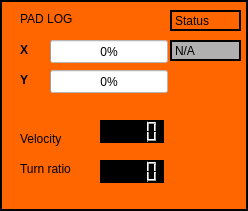
   <widget class="QFrame" name="xboxArmedFrame">
    <property name="geometry">
     <rect>
      <x>0</x>
      <y>330</y>
      <width>248</width>
      <height>211</height>
     </rect>
    </property>
    <property name="palette">
     <palette>
      <active>
       <colorrole role="Button">
        <brush brushstyle="SolidPattern">
         <color alpha="255">
          <red>255</red>
          <green>102</green>
          <blue>0</blue>
         </color>
        </brush>
       </colorrole>
       <colorrole role="Midlight">
        <brush brushstyle="SolidPattern">
         <color alpha="255">
          <red>77</red>
          <green>77</green>
          <blue>77</blue>
         </color>
        </brush>
       </colorrole>
       <colorrole role="Text">
        <brush brushstyle="SolidPattern">
         <color alpha="255">
          <red>255</red>
          <green>102</green>
          <blue>0</blue>
         </color>
        </brush>
       </colorrole>
       <colorrole role="Base">
        <brush brushstyle="SolidPattern">
         <color alpha="255">
          <red>255</red>
          <green>102</green>
          <blue>0</blue>
         </color>
        </brush>
       </colorrole>
       <colorrole role="Window">
        <brush brushstyle="SolidPattern">
         <color alpha="255">
          <red>255</red>
          <green>102</green>
          <blue>0</blue>
         </color>
        </brush>
       </colorrole>
      </active>
      <inactive>
       <colorrole role="Button">
        <brush brushstyle="SolidPattern">
         <color alpha="255">
          <red>255</red>
          <green>102</green>
          <blue>0</blue>
         </color>
        </brush>
       </colorrole>
       <colorrole role="Midlight">
        <brush brushstyle="SolidPattern">
         <color alpha="255">
          <red>77</red>
          <green>77</green>
          <blue>77</blue>
         </color>
        </brush>
       </colorrole>
       <colorrole role="Text">
        <brush brushstyle="SolidPattern">
         <color alpha="255">
          <red>255</red>
          <green>102</green>
          <blue>0</blue>
         </color>
        </brush>
       </colorrole>
       <colorrole role="Base">
        <brush brushstyle="SolidPattern">
         <color alpha="255">
          <red>255</red>
          <green>102</green>
          <blue>0</blue>
         </color>
        </brush>
       </colorrole>
       <colorrole role="Window">
        <brush brushstyle="SolidPattern">
         <color alpha="255">
          <red>255</red>
          <green>102</green>
          <blue>0</blue>
         </color>
        </brush>
       </colorrole>
      </inactive>
      <disabled>
       <colorrole role="Button">
        <brush brushstyle="SolidPattern">
         <color alpha="255">
          <red>255</red>
          <green>102</green>
          <blue>0</blue>
         </color>
        </brush>
       </colorrole>
       <colorrole role="Midlight">
        <brush brushstyle="SolidPattern">
         <color alpha="255">
          <red>77</red>
          <green>77</green>
          <blue>77</blue>
         </color>
        </brush>
       </colorrole>
       <colorrole role="Text">
        <brush brushstyle="SolidPattern">
         <color alpha="255">
          <red>120</red>
          <green>120</green>
          <blue>120</blue>
         </color>
        </brush>
       </colorrole>
       <colorrole role="Base">
        <brush brushstyle="SolidPattern">
         <color alpha="255">
          <red>255</red>
          <green>102</green>
          <blue>0</blue>
         </color>
        </brush>
       </colorrole>
       <colorrole role="Window">
        <brush brushstyle="SolidPattern">
         <color alpha="255">
          <red>255</red>
          <green>102</green>
          <blue>0</blue>
         </color>
        </brush>
       </colorrole>
      </disabled>
     </palette>
    </property>
    <property name="styleSheet">
     <string notr="true">background-color: rgb(255, 102, 0);</string>
    </property>
    <property name="frameShape">
     <enum>QFrame::Panel</enum>
    </property>
    <property name="frameShadow">
     <enum>QFrame::Plain</enum>
    </property>
    <property name="lineWidth">
     <number>2</number>
    </property>
    <property name="midLineWidth">
     <number>9</number>
    </property>
    <widget class="QProgressBar" name="progressBarY">
     <property name="geometry">
      <rect>
       <x>50</x>
       <y>70</y>
       <width>118</width>
       <height>23</height>
      </rect>
     </property>
     <property name="styleSheet">
      <string notr="true">background-color: rgb(255, 255, 255);</string>
     </property>
     <property name="value">
      <number>0</number>
     </property>
    </widget>
    <widget class="QProgressBar" name="progressBarX">
     <property name="geometry">
      <rect>
       <x>50</x>
       <y>40</y>
       <width>118</width>
       <height>23</height>
      </rect>
     </property>
     <property name="styleSheet">
      <string notr="true">background-color: rgb(255, 255, 255);</string>
     </property>
     <property name="value">
      <number>0</number>
     </property>
    </widget>
    <widget class="QLabel" name="armedStatusLabel">
     <property name="geometry">
      <rect>
       <x>170</x>
       <y>40</y>
       <width>71</width>
       <height>21</height>
      </rect>
     </property>
     <property name="styleSheet">
      <string notr="true">background-color: rgb(176, 176, 176);</string>
     </property>
     <property name="frameShape">
      <enum>QFrame::Box</enum>
     </property>
     <property name="lineWidth">
      <number>2</number>
     </property>
     <property name="text">
      <string>N/A</string>
     </property>
     <property name="textFormat">
      <enum>Qt::AutoText</enum>
     </property>
    </widget>
    <widget class="QLabel" name="label_13">
     <property name="geometry">
      <rect>
       <x>20</x>
       <y>70</y>
       <width>21</width>
       <height>20</height>
      </rect>
     </property>
     <property name="font">
      <font>
       <weight>75</weight>
       <bold>true</bold>
      </font>
     </property>
     <property name="text">
      <string>Y</string>
     </property>
    </widget>
    <widget class="QLabel" name="label_9">
     <property name="geometry">
      <rect>
       <x>20</x>
       <y>40</y>
       <width>21</width>
       <height>20</height>
      </rect>
     </property>
     <property name="font">
      <font>
       <weight>75</weight>
       <bold>true</bold>
      </font>
     </property>
     <property name="text">
      <string>X</string>
     </property>
    </widget>
    <widget class="QLabel" name="label_22">
     <property name="geometry">
      <rect>
       <x>170</x>
       <y>10</y>
       <width>71</width>
       <height>21</height>
      </rect>
     </property>
     <property name="styleSheet">
      <string notr="true">background-color: rgba(255, 102, 0, 255);
</string>
     </property>
     <property name="frameShape">
      <enum>QFrame::WinPanel</enum>
     </property>
     <property name="text">
      <string>Status</string>
     </property>
    </widget>
    <widget class="QLabel" name="label_23">
     <property name="geometry">
      <rect>
       <x>20</x>
       <y>10</y>
       <width>121</width>
       <height>17</height>
      </rect>
     </property>
     <property name="text">
      <string>PAD LOG</string>
     </property>
    </widget>
    <widget class="QLCDNumber" name="padVelocity">
     <property name="geometry">
      <rect>
       <x>100</x>
       <y>120</y>
       <width>64</width>
       <height>23</height>
      </rect>
     </property>
     <property name="styleSheet">
      <string notr="true">background-color: rgb(0, 0, 0);</string>
     </property>
    </widget>
    <widget class="QLCDNumber" name="padTurnRatio">
     <property name="geometry">
      <rect>
       <x>100</x>
       <y>160</y>
       <width>64</width>
       <height>23</height>
      </rect>
     </property>
     <property name="styleSheet">
      <string notr="true">background-color: rgb(0, 0, 0);</string>
     </property>
    </widget>
    <widget class="QLabel" name="label_24">
     <property name="geometry">
      <rect>
       <x>20</x>
       <y>130</y>
       <width>61</width>
       <height>17</height>
      </rect>
     </property>
     <property name="text">
      <string>Velocity</string>
     </property>
    </widget>
    <widget class="QLabel" name="label_25">
     <property name="geometry">
      <rect>
       <x>20</x>
       <y>160</y>
       <width>71</width>
       <height>17</height>
      </rect>
     </property>
     <property name="text">
      <string>Turn ratio</string>
     </property>
    </widget>
   </widget>
